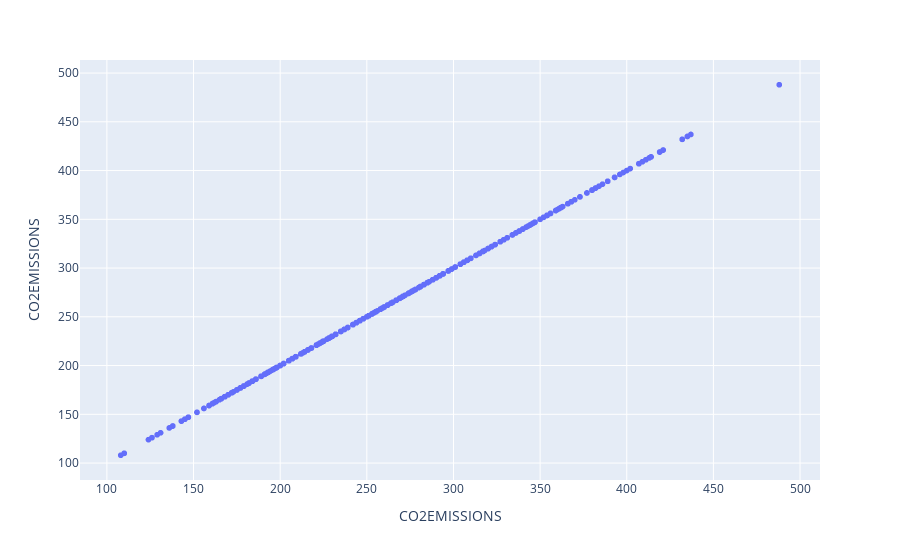
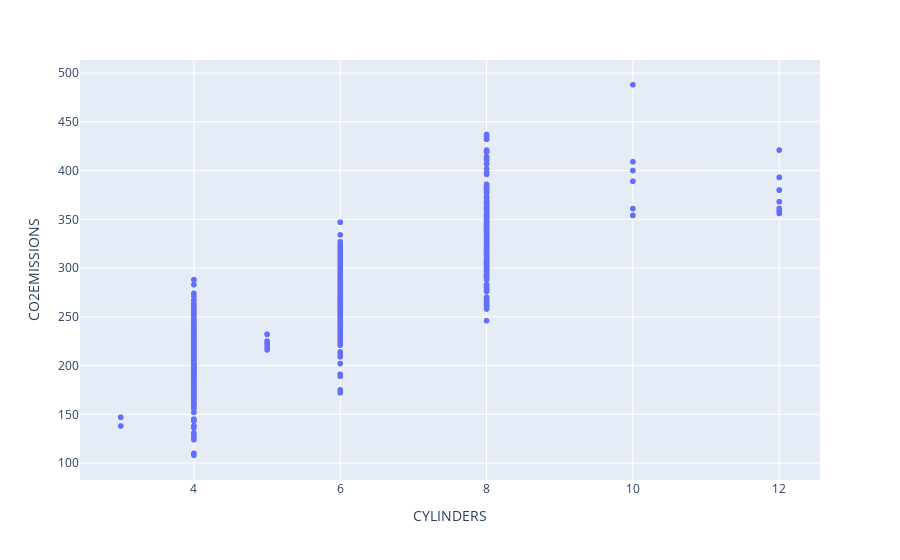
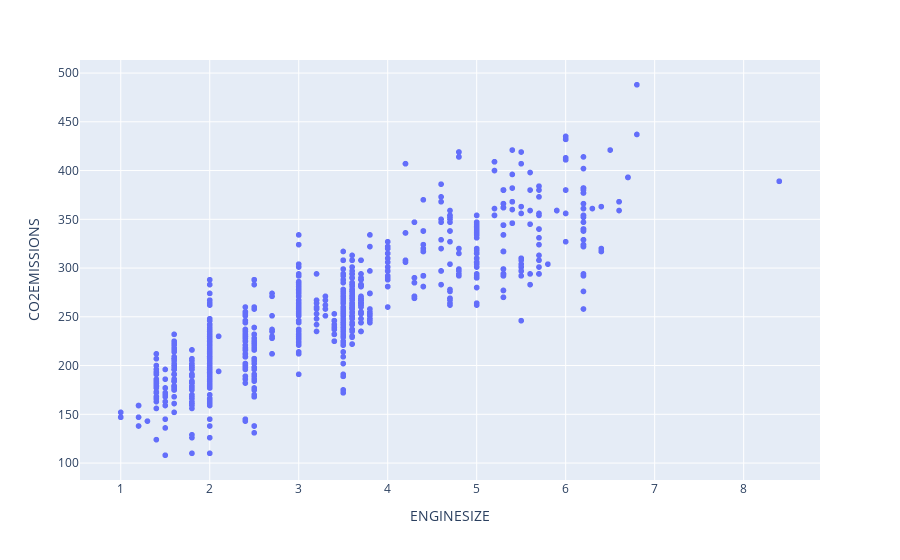
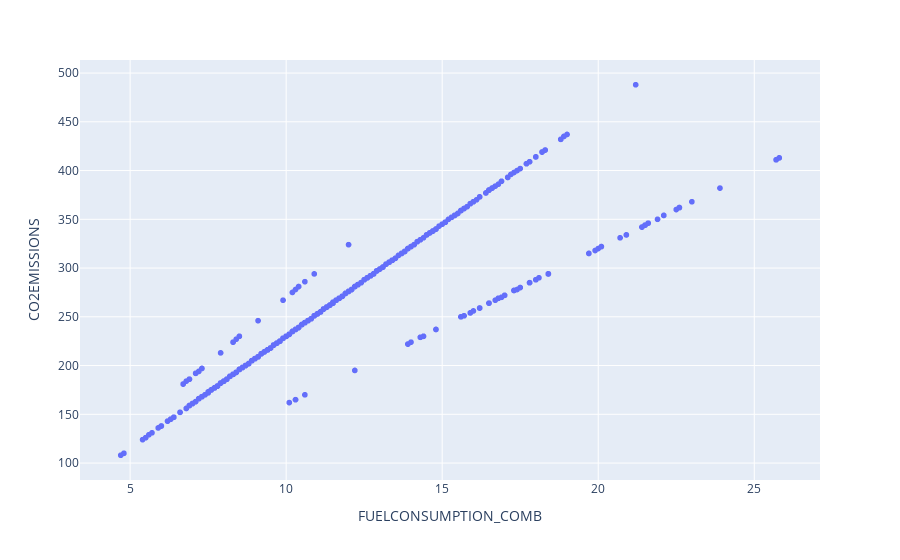

Here is the notebook cell these charts were saved with, in order:
### Markdown cell above
# Exercise 2 : Scatter Plots

Plot 7 scatter plots, the 7 X features with CO2EMISSIONS.

### Code cell
fig1 = px.scatter(df,x="CO2EMISSIONS", y="CO2EMISSIONS")
fig2 = px.scatter(df,x="CYLINDERS", y="CO2EMISSIONS")
fig3 = px.scatter(df,x="ENGINESIZE", y="CO2EMISSIONS")
fig4 = px.scatter(df,x="FUELCONSUMPTION_COMB", y="CO2EMISSIONS")
fig5 = px.scatter(df,x="FUELCONSUMPTION_CITY", y="CO2EMISSIONS")
fig6 = px.scatter(df,x="FUELCONSUMPTION_HWY", y="CO2EMISSIONS")
fig7 = px.scatter(df,x="FUELCONSUMPTION_COMB_MPG", y="CO2EMISSIONS")

fig1.show()
fig2.show()
fig3.show()
fig4.show()
fig5.show()
fig6.show()
fig7.show()

### Figure 1 — Plotly figure (JSON) as saved in the notebook; plotly's stock layout.template omitted (floating-point values rounded to 4 significant figures; data arrays with more than 128 entries replaced by an {"elided": "..."} marker saying what was removed)
{"data": [{"hovertemplate": "CO2EMISSIONS=%{y}<extra></extra>", "legendgroup": "", "marker": {"color": "#636efa", "symbol": "circle"}, "mode": "markers", "name": "", "showlegend": false, "type": "scattergl", "x": {"elided": "1067 int values"}, "xaxis": "x", "y": {"elided": "1067 int values"}, "yaxis": "y"}], "layout": {"legend": {"tracegroupgap": 0}, "margin": {"t": 60}, "xaxis": {"anchor": "y", "domain": [0, 1], "title": {"text": "CO2EMISSIONS"}}, "yaxis": {"anchor": "x", "domain": [0, 1], "title": {"text": "CO2EMISSIONS"}}}}

### Figure 2 — Plotly figure (JSON) as saved in the notebook; plotly's stock layout.template omitted (floating-point values rounded to 4 significant figures; data arrays with more than 128 entries replaced by an {"elided": "..."} marker saying what was removed)
{"data": [{"hovertemplate": "CYLINDERS=%{x}<br>CO2EMISSIONS=%{y}<extra></extra>", "legendgroup": "", "marker": {"color": "#636efa", "symbol": "circle"}, "mode": "markers", "name": "", "showlegend": false, "type": "scattergl", "x": {"elided": "1067 int values"}, "xaxis": "x", "y": {"elided": "1067 int values"}, "yaxis": "y"}], "layout": {"legend": {"tracegroupgap": 0}, "margin": {"t": 60}, "xaxis": {"anchor": "y", "domain": [0, 1], "title": {"text": "CYLINDERS"}}, "yaxis": {"anchor": "x", "domain": [0, 1], "title": {"text": "CO2EMISSIONS"}}}}

### Figure 3 — Plotly figure (JSON) as saved in the notebook; plotly's stock layout.template omitted (floating-point values rounded to 4 significant figures; data arrays with more than 128 entries replaced by an {"elided": "..."} marker saying what was removed)
{"data": [{"hovertemplate": "ENGINESIZE=%{x}<br>CO2EMISSIONS=%{y}<extra></extra>", "legendgroup": "", "marker": {"color": "#636efa", "symbol": "circle"}, "mode": "markers", "name": "", "showlegend": false, "type": "scattergl", "x": {"elided": "1067 float values"}, "xaxis": "x", "y": {"elided": "1067 int values"}, "yaxis": "y"}], "layout": {"legend": {"tracegroupgap": 0}, "margin": {"t": 60}, "xaxis": {"anchor": "y", "domain": [0, 1], "title": {"text": "ENGINESIZE"}}, "yaxis": {"anchor": "x", "domain": [0, 1], "title": {"text": "CO2EMISSIONS"}}}}

### Figure 4 — Plotly figure (JSON) as saved in the notebook; plotly's stock layout.template omitted (floating-point values rounded to 4 significant figures; data arrays with more than 128 entries replaced by an {"elided": "..."} marker saying what was removed)
{"data": [{"hovertemplate": "FUELCONSUMPTION_COMB=%{x}<br>CO2EMISSIONS=%{y}<extra></extra>", "legendgroup": "", "marker": {"color": "#636efa", "symbol": "circle"}, "mode": "markers", "name": "", "showlegend": false, "type": "scattergl", "x": {"elided": "1067 float values"}, "xaxis": "x", "y": {"elided": "1067 int values"}, "yaxis": "y"}], "layout": {"legend": {"tracegroupgap": 0}, "margin": {"t": 60}, "xaxis": {"anchor": "y", "domain": [0, 1], "title": {"text": "FUELCONSUMPTION_COMB"}}, "yaxis": {"anchor": "x", "domain": [0, 1], "title": {"text": "CO2EMISSIONS"}}}}
